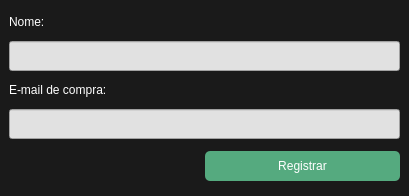
<?xml version="1.0" encoding="UTF-8"?>
<ui version="4.0">
 <class>MainWindow</class>
 <widget class="QMainWindow" name="MainWindow">
  <property name="geometry">
   <rect>
    <x>0</x>
    <y>0</y>
    <width>409</width>
    <height>196</height>
   </rect>
  </property>
  <property name="windowTitle">
   <string>Tela de registro</string>
  </property>
  <property name="styleSheet">
   <string notr="true">*{
	background-color: rgb(26, 26, 26);
}
QLineEdit, QPushButton, QLabel{
	color: rgb(255, 255, 255);
}
QPushButton{
	border-radius: 5;
	background-color: rgb(68, 68, 68);
}
QPushButton:hover{
	background-color: rgb(108, 108, 108);
}
QLineEdit{
	background-color: rgb(225, 225, 225);
	color: rgb(68, 68, 68);
}</string>
  </property>
  <property name="locale">
   <locale language="Portuguese" country="Brazil"/>
  </property>
  <widget class="QWidget" name="centralwidget">
   <layout class="QVBoxLayout" name="verticalLayout">
    <item>
     <widget class="QLabel" name="label">
      <property name="sizePolicy">
       <sizepolicy hsizetype="Preferred" vsizetype="Fixed">
        <horstretch>0</horstretch>
        <verstretch>0</verstretch>
       </sizepolicy>
      </property>
      <property name="text">
       <string>Nome:</string>
      </property>
     </widget>
    </item>
    <item>
     <widget class="QLineEdit" name="edit_nome">
      <property name="sizePolicy">
       <sizepolicy hsizetype="Expanding" vsizetype="Fixed">
        <horstretch>0</horstretch>
        <verstretch>0</verstretch>
       </sizepolicy>
      </property>
      <property name="minimumSize">
       <size>
        <width>0</width>
        <height>30</height>
       </size>
      </property>
      <property name="sizeIncrement">
       <size>
        <width>0</width>
        <height>0</height>
       </size>
      </property>
      <property name="font">
       <font>
        <pointsize>10</pointsize>
       </font>
      </property>
     </widget>
    </item>
    <item>
     <widget class="QLabel" name="label_2">
      <property name="sizePolicy">
       <sizepolicy hsizetype="Preferred" vsizetype="Fixed">
        <horstretch>0</horstretch>
        <verstretch>0</verstretch>
       </sizepolicy>
      </property>
      <property name="text">
       <string>E-mail de compra:</string>
      </property>
     </widget>
    </item>
    <item>
     <widget class="QLineEdit" name="edit_email">
      <property name="minimumSize">
       <size>
        <width>0</width>
        <height>30</height>
       </size>
      </property>
      <property name="font">
       <font>
        <pointsize>10</pointsize>
       </font>
      </property>
     </widget>
    </item>
    <item>
     <layout class="QHBoxLayout" name="horizontalLayout">
      <item>
       <spacer name="horizontalSpacer">
        <property name="orientation">
         <enum>Qt::Horizontal</enum>
        </property>
        <property name="sizeHint" stdset="0">
         <size>
          <width>40</width>
          <height>20</height>
         </size>
        </property>
       </spacer>
      </item>
      <item>
       <widget class="QPushButton" name="btn_registrar">
        <property name="sizePolicy">
         <sizepolicy hsizetype="Expanding" vsizetype="Fixed">
          <horstretch>0</horstretch>
          <verstretch>0</verstretch>
         </sizepolicy>
        </property>
        <property name="minimumSize">
         <size>
          <width>0</width>
          <height>30</height>
         </size>
        </property>
        <property name="cursor">
         <cursorShape>PointingHandCursor</cursorShape>
        </property>
        <property name="styleSheet">
         <string notr="true">QPushButton{
	
	background-color: rgb(85, 170, 127);
}
QPushButton:hover{
	background-color: rgb(62, 125, 93);
}</string>
        </property>
        <property name="text">
         <string>Registrar</string>
        </property>
       </widget>
      </item>
     </layout>
    </item>
   </layout>
  </widget>
 </widget>
 <resources/>
 <connections/>
</ui>
